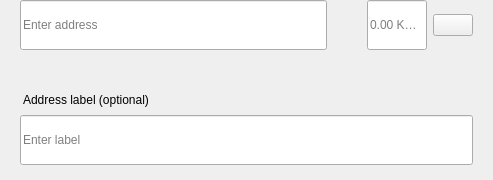
<?xml version="1.0" encoding="UTF-8"?>
<ui version="4.0">
 <class>SendMultiRow</class>
 <widget class="QWidget" name="SendMultiRow">
  <property name="geometry">
   <rect>
    <x>0</x>
    <y>0</y>
    <width>493</width>
    <height>180</height>
   </rect>
  </property>
  <property name="minimumSize">
   <size>
    <width>0</width>
    <height>0</height>
   </size>
  </property>
  <property name="maximumSize">
   <size>
    <width>16777215</width>
    <height>16777215</height>
   </size>
  </property>
  <property name="windowTitle">
   <string>Form</string>
  </property>
  <layout class="QVBoxLayout" name="verticalLayout_3">
   <property name="spacing">
    <number>0</number>
   </property>
   <property name="leftMargin">
    <number>0</number>
   </property>
   <property name="topMargin">
    <number>0</number>
   </property>
   <property name="rightMargin">
    <number>20</number>
   </property>
   <property name="bottomMargin">
    <number>5</number>
   </property>
   <item alignment="Qt::AlignTop">
    <widget class="QWidget" name="widget" native="true">
     <property name="sizePolicy">
      <sizepolicy hsizetype="Expanding" vsizetype="Maximum">
       <horstretch>0</horstretch>
       <verstretch>0</verstretch>
      </sizepolicy>
     </property>
     <property name="minimumSize">
      <size>
       <width>0</width>
       <height>60</height>
      </size>
     </property>
     <property name="maximumSize">
      <size>
       <width>16777215</width>
       <height>85</height>
      </size>
     </property>
     <layout class="QHBoxLayout" name="horizontalLayout" stretch="6,0,2">
      <property name="spacing">
       <number>0</number>
      </property>
      <property name="leftMargin">
       <number>8</number>
      </property>
      <property name="topMargin">
       <number>0</number>
      </property>
      <property name="rightMargin">
       <number>0</number>
      </property>
      <property name="bottomMargin">
       <number>0</number>
      </property>
      <item alignment="Qt::AlignTop">
       <widget class="QStackedWidget" name="stackedAddress">
        <property name="minimumSize">
         <size>
          <width>0</width>
          <height>50</height>
         </size>
        </property>
        <property name="maximumSize">
         <size>
          <width>16777215</width>
          <height>50</height>
         </size>
        </property>
        <widget class="QWidget" name="page_4">
         <property name="sizePolicy">
          <sizepolicy hsizetype="Expanding" vsizetype="Preferred">
           <horstretch>0</horstretch>
           <verstretch>0</verstretch>
          </sizepolicy>
         </property>
         <property name="minimumSize">
          <size>
           <width>0</width>
           <height>50</height>
          </size>
         </property>
         <property name="maximumSize">
          <size>
           <width>16777215</width>
           <height>55</height>
          </size>
         </property>
         <layout class="QVBoxLayout" name="verticalLayout_7">
          <property name="spacing">
           <number>0</number>
          </property>
          <property name="leftMargin">
           <number>12</number>
          </property>
          <property name="topMargin">
           <number>0</number>
          </property>
          <property name="rightMargin">
           <number>0</number>
          </property>
          <property name="bottomMargin">
           <number>0</number>
          </property>
          <item>
           <widget class="QLineEdit" name="lineEditAddress">
            <property name="minimumSize">
             <size>
              <width>0</width>
              <height>50</height>
             </size>
            </property>
            <property name="maximumSize">
             <size>
              <width>16777215</width>
              <height>50</height>
             </size>
            </property>
            <property name="placeholderText">
             <string>Enter address</string>
            </property>
           </widget>
          </item>
         </layout>
        </widget>
        <widget class="QWidget" name="page_3"/>
       </widget>
      </item>
      <item>
       <spacer name="horizontalSpacer_3">
        <property name="orientation">
         <enum>Qt::Horizontal</enum>
        </property>
        <property name="sizeType">
         <enum>QSizePolicy::Fixed</enum>
        </property>
        <property name="sizeHint" stdset="0">
         <size>
          <width>40</width>
          <height>20</height>
         </size>
        </property>
       </spacer>
      </item>
      <item>
       <layout class="QHBoxLayout" name="horizontalLayout_2">
        <property name="spacing">
         <number>6</number>
        </property>
        <item alignment="Qt::AlignTop">
         <widget class="QLineEdit" name="lineEditAmount">
          <property name="sizePolicy">
           <sizepolicy hsizetype="Expanding" vsizetype="Preferred">
            <horstretch>0</horstretch>
            <verstretch>0</verstretch>
           </sizepolicy>
          </property>
          <property name="minimumSize">
           <size>
            <width>0</width>
            <height>50</height>
           </size>
          </property>
          <property name="maximumSize">
           <size>
            <width>16777215</width>
            <height>50</height>
           </size>
          </property>
          <property name="maxLength">
           <number>17</number>
          </property>
          <property name="alignment">
           <set>Qt::AlignLeading|Qt::AlignLeft|Qt::AlignVCenter</set>
          </property>
          <property name="placeholderText">
           <string notr="true">0.00 KRISTA</string>
          </property>
         </widget>
        </item>
        <item>
         <layout class="QVBoxLayout" name="verticalLayout">
          <property name="topMargin">
           <number>14</number>
          </property>
          <property name="bottomMargin">
           <number>0</number>
          </property>
          <item alignment="Qt::AlignTop">
           <widget class="QPushButton" name="btnMenu">
            <property name="minimumSize">
             <size>
              <width>0</width>
              <height>0</height>
             </size>
            </property>
            <property name="maximumSize">
             <size>
              <width>16777215</width>
              <height>16777215</height>
             </size>
            </property>
            <property name="focusPolicy">
             <enum>Qt::NoFocus</enum>
            </property>
            <property name="text">
             <string/>
            </property>
           </widget>
          </item>
         </layout>
        </item>
       </layout>
      </item>
     </layout>
    </widget>
   </item>
   <item>
    <widget class="QWidget" name="layoutLabel" native="true">
     <property name="minimumSize">
      <size>
       <width>0</width>
       <height>0</height>
      </size>
     </property>
     <property name="maximumSize">
      <size>
       <width>16777215</width>
       <height>16777215</height>
      </size>
     </property>
     <layout class="QVBoxLayout" name="verticalLayout_9">
      <property name="spacing">
       <number>6</number>
      </property>
      <property name="leftMargin">
       <number>20</number>
      </property>
      <property name="topMargin">
       <number>0</number>
      </property>
      <property name="rightMargin">
       <number>0</number>
      </property>
      <property name="bottomMargin">
       <number>10</number>
      </property>
      <item>
       <spacer name="verticalSpacer">
        <property name="orientation">
         <enum>Qt::Vertical</enum>
        </property>
        <property name="sizeType">
         <enum>QSizePolicy::Fixed</enum>
        </property>
        <property name="sizeHint" stdset="0">
         <size>
          <width>20</width>
          <height>20</height>
         </size>
        </property>
       </spacer>
      </item>
      <item>
       <widget class="QLabel" name="labelSubtitleDescription">
        <property name="styleSheet">
         <string notr="true">margin-bottom:2px;
margin-left:0.05px;
padding:0px;</string>
        </property>
        <property name="text">
         <string>Address label (optional)</string>
        </property>
       </widget>
      </item>
      <item>
       <widget class="QLineEdit" name="lineEditDescription">
        <property name="minimumSize">
         <size>
          <width>0</width>
          <height>50</height>
         </size>
        </property>
        <property name="maximumSize">
         <size>
          <width>16777215</width>
          <height>50</height>
         </size>
        </property>
        <property name="placeholderText">
         <string>Enter label</string>
        </property>
       </widget>
      </item>
     </layout>
    </widget>
   </item>
  </layout>
 </widget>
 <resources/>
 <connections/>
</ui>
